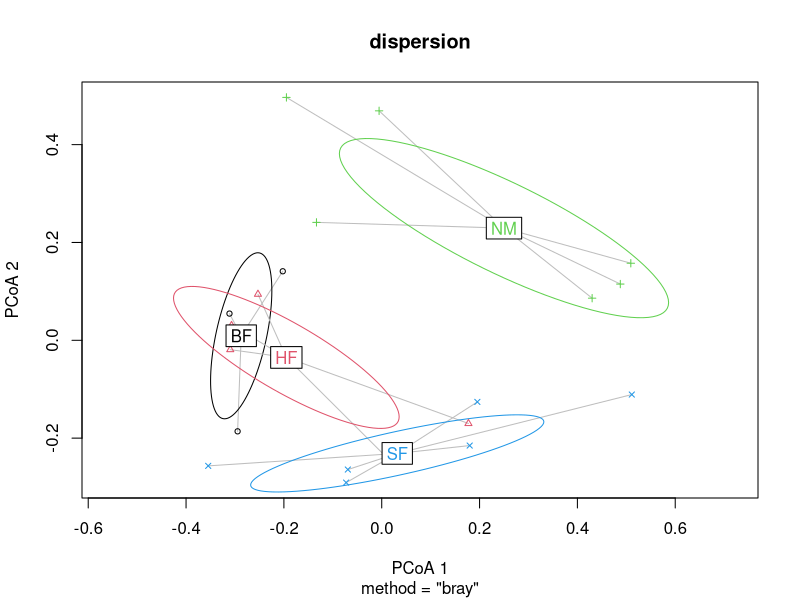

Generate this figure with R: (Note: this script raises an error after producing the figure.)
library(vegan)


# ejemplo 1 ----------

data(dune)
data(dune.env)

dune.dist <- vegdist(dune, method = "bray")

# default test by terms
dune.div <- adonis2(dune ~ Management * A1, data = dune.env, permutations = 999, method = "bray")

dune.div

# overall tests
adonis2(dune ~ Management * A1, data = dune.env, permutations = 999, method = "bray", by = NULL)

# Calcula la dispersión multivariante de los grupos
dispersion <- betadisper(dune.dist, group = dune.env$Management)

# Realiza una prueba de permutación sobre los resultados del análisis
perm_test <- permutest(dispersion)

# Grafica los resultados con elipses
plot(dispersion, hull = FALSE, ellipse = TRUE) ##sd ellipse


# ejemplo 2 PERMANOVA y ANOSIM------ 


# Calcular la matriz de distancia de Bray-Curtis
bray_dist <- vegdist(log(SalinasBentos + 1), method = "bray")

# Realizar ANOSIM para comparar entre las categorías de 'Time'
anosim_time <- anosim(bray_dist, Time, permutations = 999)

# Realizar ANOSIM para comparar entre las categorías de 'Zone'
anosim_zone <- anosim(bray_dist, Zone, permutations = 999)

# Realizar PERMANOVA con 'Time' y 'Zone' como variables explicativas
permanova_result <- adonis(SalinasBentos ~ Time + Zone, method = "euclidean", permutations = 999)

# Mostrar los resultados
print(anosim_time)
print(anosim_zone)
print(permanova_result)





library(vegan)
unique(ltem$Depth2)

# Realizar ANOVA ----------------
modelo_anova <- aov(sstmean ~ Habitat, data = ltem)

# Resumen del ANOVA
summary(modelo_anova)


# Test de Kruskal-Wallis----------
resultado_kruskal <- kruskal.test(Depth2 ~ Habitat, data = ltem)

# Ver los resultados
print(resultado_kruskal)






 # PCA ------------
library(stats)

# Seleccionar las variables numéricas relevantes para el PCA
datos_pca <- ltem[, c("Depth", "sstmean", "Degree")]

# Estandarizar los datos (opcional pero recomendado para PCA)
datos_pca <- scale(datos_pca)

# Realizar PCA
resultado_pca <- prcomp(datos_pca, scale = TRUE)

# Resumen del PCA
summary(resultado_pca)

# Gráfico de varianza explicada por cada componente
plot(resultado_pca, type = "l")



# Convertir la variable categórica "Habitat" en variables ficticias
encoded_habitat <- model.matrix(~ Habitat - 1, data = ltem)

# Combinar las variables numéricas relevantes y las variables ficticias
datos_pca <- cbind(datos_pca, encoded_habitat)

# Estandarizar los datos (opcional pero recomendado para PCA)
datos_pca <- scale(datos_pca)

# Realizar PCA
resultado_pca <- prcomp(datos_pca, scale = TRUE)

# Resumen del PCA
summary(resultado_pca)

# Gráfico de varianza explicada por cada componente
plot(resultado_pca, type = "l")

